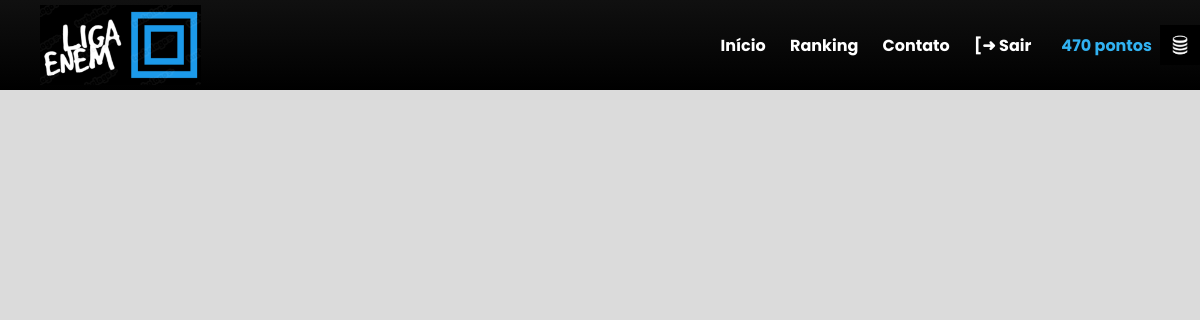
/header (signed in), run on an earlier commit of the app's database.
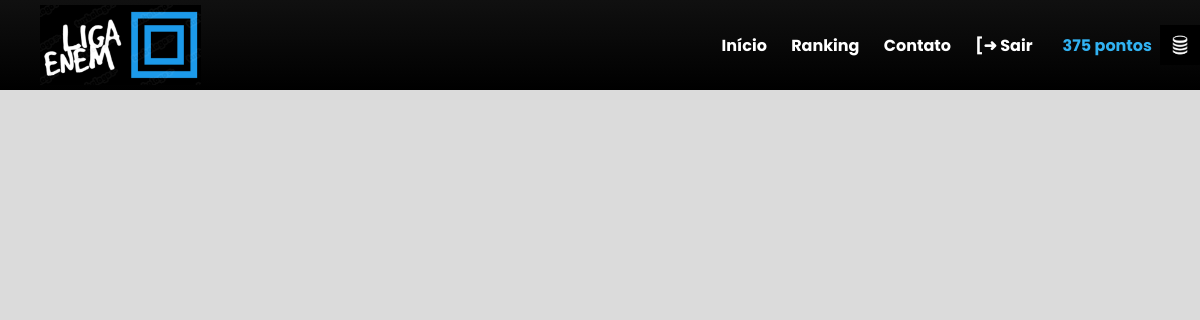
And on a later commit of the database.
### views.py (models this page shows, shortened)
class Usuario(db.Model):
    __tablename__ = 'usuarios'
    id = db.Column(db.Integer, primary_key=True)
    usuario = db.Column(db.String(100), unique=True, nullable=False)
    senha = db.Column(db.String(200), nullable=False)
    pontuacao = db.Column(db.Integer, default=0)
    acertos_consecutivos = db.Column(db.Integer, default=0)
    erros_consecutivos = db.Column(db.Integer, default=0)

### views.py (the view)
@app.route('/header')
def header():
    usuario_logado = session.get('user')
    usuario = db.session.query(Usuario).filter_by(usuario=usuario_logado).first()
    if usuario:
        pontuacao = usuario.pontuacao  # Pega a pontuação do usuário
    else:
        pontuacao = 0
    return render_template("header.html", usuario=usuario, pontuacao=pontuacao)

### templates/header.html (shortened to what this page needs)
<!DOCTYPE html>
<html lang="en">
<head>
    <link rel="stylesheet" href="https://cdn.jsdelivr.net/npm/lucide@latest/dist/lu.css">
</head>
<body>
    <div class="nav-bar">
        <img src="static/logo.png" alt="Logo" class="logo">
        <div class="links">
            <a href="/">Início</a>
            <a href="/ranking.html">Ranking</a>
            <a href="/contato.html">Contato</a>
            <a href="{{ url_for('logout') }}"> [➜  Sair</a>
        </div>
        <div class="pontos-container">
            <p>{{ pontuacao }} pontos</p>
            <img
                 alt="Moeda"
                 class="moeda">
        </div>
    </div>
</body>
</html>

What changed in the data, as far as the page shows it:
changed Usuario: pontuacao "470" → "375"
